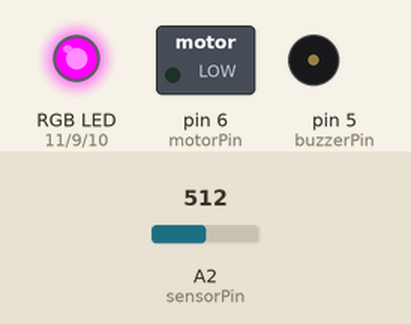
The sketch below on a simulated Arduino Uno, built with avr-gcc and run on an emulated ATmega328P. On the bench: switched loads named in the sketch (green lamp = pin HIGH), an RGB LED mixed from three pins (HIGH = lit), buzzer (waves = sounding). The test bench sets the inputs (shaded band); at power-on: A2 (sensorPin) = 512.

Above: at 3.4 s.
3.5 s: A2 (sensorPin) set to 691
5.0 s: A2 (sensorPin) set to 714
At 5.8 s:
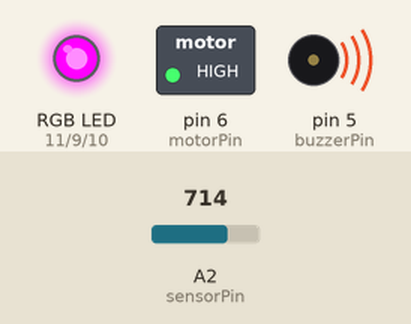
At 11.6 s:
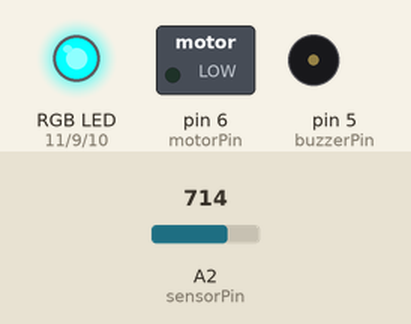
Timing chart, 0 to 13.1 s (numbered marks = the images above; inputs shaded):
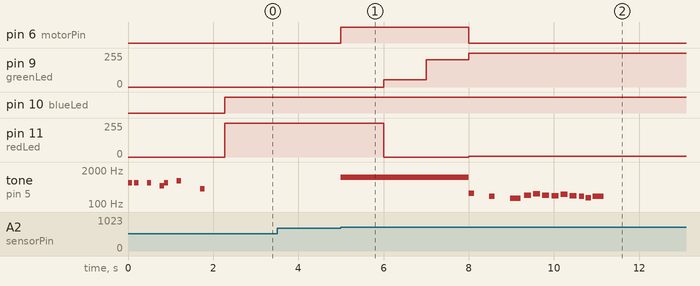

The sketch:

Laser_Duel.ino
```cpp
#include "notes.h"
// Which pin the buzzer is attached to
int buzzerPin = 5;
int delayTime = 500;

const int C1 = 2093;
const int C = 1046;

//RGB Light
int redLed = 11;
int greenLed = 9;
int blueLed = 10;

//Light Sensor
int sensorPin = A2;
int lightValue;

// Pin del motor
int motorPin = 6;

//Game Logics
int lives = 3;
boolean alive = true;

//TONES
const int gameover[] = {15,                                               // Array for Game over song
  NOTE_C4, 8, NOTE_H, 8, NOTE_H, 8, NOTE_G3, 8, NOTE_H, 4, NOTE_E3, 4, NOTE_A3, 6, NOTE_B3, 6, NOTE_A3, 6, NOTE_GS3, 6, NOTE_AS3, 6,
  NOTE_GS3, 6, NOTE_G3, 8, NOTE_F3, 8, NOTE_G3, 4};

//SETUP---------------------------------------------------------------
void setup() {

  // Which pin the buzzer is attached to
  //int buzzerPin = 7;

  //RGB Light
  int analogColor(int redValue, int greenValue, int blueValue);
  pinMode(redLed, OUTPUT);
  pinMode(greenLed, OUTPUT);
  pinMode(blueLed, OUTPUT);

  //Light Sensor
  pinMode(sensorPin, INPUT);

  //Vibration Motor
  pinMode(motorPin, OUTPUT); // output interface defines vibration sensor

  //-----------------------------------------------------
  //GAME

//LE MIERDER
tone(buzzerPin,660,100);
delay(150);
tone(buzzerPin,660,100);
delay(300);
tone(buzzerPin,660,100);
delay(300);
tone(buzzerPin,510,100);
delay(100);
tone(buzzerPin,660,100);
delay(300);
tone(buzzerPin,770,100);
delay(550);
tone(buzzerPin,380,100);
delay(575);
  noTone(buzzerPin);
  //Set RGB Green
  analogColor(0, 255, 20);

}
//--------------------------------------------------------

void loop() {
  // Get the current light level
  lightValue = analogRead(sensorPin);

  if (alive == true) {
    isHit();
    checkLives();
  } else {
    //Do NOTHING
  }

}


//RGB METHODS
int analogColor(int redValue, int greenValue, int blueValue) {
  int redConverted = 255 - redValue;
  int greenConverted = 255 - greenValue;
  int blueConverted = 255 - blueValue;
  analogWrite(redLed, redConverted);
  analogWrite(greenLed, greenConverted);
  analogWrite(blueLed, blueConverted);
}

//Check how many lives and change Color
void checkLives() {
  if (lives == 3) {
    analogColor(0, 255, 0);
  }
  if (lives == 2) {
    analogColor(255, 200, 0);
  }
  if (lives == 1) {
    analogColor(255, 50, 0);
  }
  if (lives <= 0) {
    analogColor(250, 0, 0);
    alive = false;

    //----------------------------------
    // ASÍ SONARÁ CUANDO MUERA
      for (int thisNote = 1; thisNote < (gameover[0] * 2 + 1); thisNote = thisNote + 2) { // Run through the notes one at a time
      tone(buzzerPin, gameover[thisNote], (1000/gameover[thisNote + 1]));// Play the single note
      delay((1000/gameover[thisNote + 1]) * 1.30);                        // Delay for the specified time
      noTone(buzzerPin);                                                 // Silence the note that was playing
    }
  }
}

void isHit() {
  //SI EL VALOR DE LUZ ES MAYOR A 700, SE RESTA UNA VIDA
  if (lightValue >= 700) {
    lives--;
    tone(buzzerPin, C);// SUENA EL BUZZER
    digitalWrite(motorPin, HIGH); // VIBRA EL MOTOR
    delay(1000);//TIEMPO DE ESPERA
    digitalWrite(motorPin, LOW); //EL MOTOR NO VIBRA

    noTone(buzzerPin); //Silencia Buzzer

    return; //SALE DEL MÉTODO
  }
}

void KillSwithch() {
  //TODO - Recibe la señal del boton y reinicia el juego
}
```

notes.h
```cpp
#define NOTE_H   0
#define NOTE_B0  31
#define NOTE_C1  33
#define NOTE_CS1 35
#define NOTE_D1  37
#define NOTE_DS1 39
#define NOTE_E1  41
#define NOTE_F1  44
#define NOTE_FS1 46
#define NOTE_G1  49
#define NOTE_GS1 52
#define NOTE_A1  55
#define NOTE_AS1 58
#define NOTE_B1  62
#define NOTE_C2  65
#define NOTE_CS2 69
#define NOTE_D2  73
#define NOTE_DS2 78
#define NOTE_E2  82
#define NOTE_F2  87
#define NOTE_FS2 93
#define NOTE_G2  98
#define NOTE_GS2 104
#define NOTE_A2  110
#define NOTE_AS2 117
#define NOTE_B2  123
#define NOTE_C3  131
#define NOTE_CS3 139
#define NOTE_D3  147
#define NOTE_DS3 156
#define NOTE_E3  165
#define NOTE_F3  175
#define NOTE_FS3 185
#define NOTE_G3  196
#define NOTE_GS3 208
#define NOTE_A3  220
#define NOTE_AS3 233
#define NOTE_B3  247
#define NOTE_C4  262
#define NOTE_CS4 277
#define NOTE_D4  294
#define NOTE_DS4 311
#define NOTE_E4  330
#define NOTE_F4  349
#define NOTE_FS4 370
#define NOTE_G4  392
#define NOTE_GS4 415
#define NOTE_A4  440
#define NOTE_AS4 466
#define NOTE_B4  494
#define NOTE_C5  523
#define NOTE_CS5 554
#define NOTE_D5  587
#define NOTE_DS5 622
#define NOTE_E5  659
#define NOTE_F5  698
#define NOTE_FS5 740
#define NOTE_G5  784
#define NOTE_GS5 831
#define NOTE_A5  880
#define NOTE_AS5 932
#define NOTE_B5  988
#define NOTE_C6  1047
#define NOTE_CS6 1109
#define NOTE_D6  1175
#define NOTE_DS6 1245
#define NOTE_E6  1319
#define NOTE_F6  1397
#define NOTE_FS6 1480
#define NOTE_G6  1568
#define NOTE_GS6 1661
#define NOTE_A6  1760
#define NOTE_AS6 1865
#define NOTE_B6  1976
#define NOTE_C7  2093
#define NOTE_CS7 2217
#define NOTE_D7  2349
#define NOTE_DS7 2489
#define NOTE_E7  2637
#define NOTE_F7  2794
#define NOTE_FS7 2960
#define NOTE_G7  3136
#define NOTE_GS7 3322
#define NOTE_A7  3520
#define NOTE_AS7 3729
#define NOTE_B7  3951
#define NOTE_C8  4186
#define NOTE_CS8 4435
#define NOTE_D8  4699
#define NOTE_DS8 4978
```

Measured:
- the behaviour switches between 699 and 700 on A2 (sensorPin) (found by bisection; images 0 and 1)
- after the input at 3.5 s, every drawn part: stays the same
- after the input at 5.0 s, pin 6 (motorPin): LOW → HIGH at once, → LOW 3.0 s later; pin 9 (greenLed): 0/255 → 55/255 after 1.0 s, → 205/255 1.0 s later, → 255/255 1.0 s later
